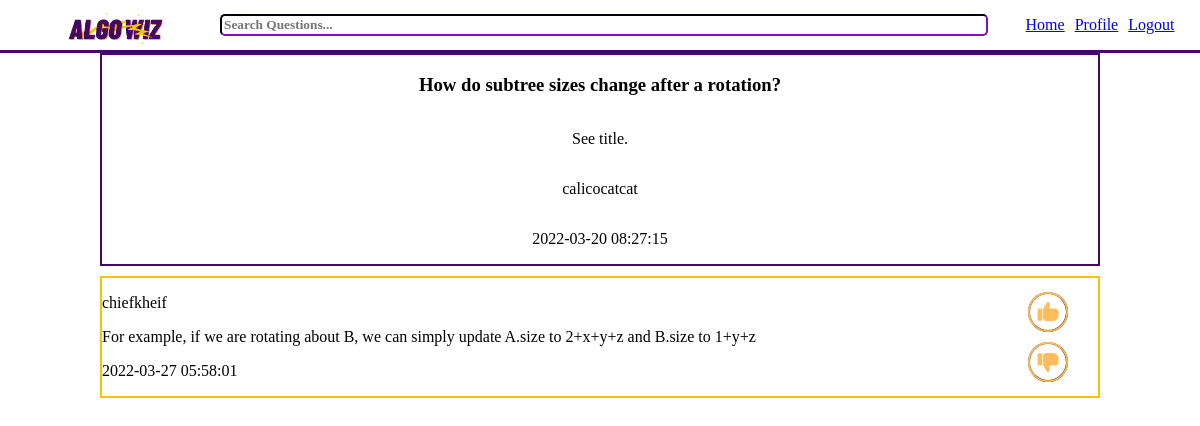
The page /frontend_work/return_question_page.php?question_id_num=15&username=princes9&visit_username=calicocatcat (signed in) on the database its author committed.
### tables this page shows
Create table Questions(
    question_id integer primary key auto_increment,
    topic_id integer not null,
    user_id integer not null,
    title varchar(500) not null,
    q_text varchar(2000) not null,
    q_time datetime not null,
    resolved boolean not null,
    
    foreign key (topic_id) references Topic(topic_id),
    foreign key (user_id) references UsersLogin(user_id)
);

Create table UsersLogin(
    user_id integer primary key auto_increment,
    username varchar(20) unique not null,
    pw varchar(24) not null
);

create table Answers(
    answer_id integer primary key auto_increment,
    user_id integer not null,
    question_id integer not null,
    thumbs_up integer not null,
    thumbs_down integer not null,
    best_answer boolean not null,
    a_text varchar(2000) not null,
    a_time datetime not null,
    
    foreign key (user_id) references UsersLogin(user_id),
    foreign key (question_id) references Questions(question_id)
);

### frontend_work/return_question_page.php (the view, shortened to what this page needs)
<?php
    include_once "../backend_work/connect_server.php";
?>
<!doctype html>
<html>
    <head>
        <link rel="stylesheet" href="../css/styles.css"/>
        <link rel="stylesheet" href="../css/nav_styles.css"/>
        <link rel="stylesheet" href="../css/return_question_styles.css"/>
    </head>
    <body>
        <header>
            <aside id="logo-container">
            <img id="logo" src="../assets/algo-wiz-logo.png"/>
            </aside>
            <form action="../backend_work/search_results.php" method = $_POST>
                <input type="text" name="search_query" value="" placeholder="Search Questions..."><br>
            </form>
            <nav>
                <?php
                    $username = $_GET["username"];
                    $lp_var = "landing_page.php?username=$username";
                    $pp_var = "user_profile.php?username=$username";
                    echo "<p><a href=$lp_var>Home</a></p>";
                    echo "<p><a href=$pp_var>Profile</a></p>";
                    echo "<p><a href='../index.php'>Logout</a></p>";
                ?>
            </nav>
        </header>
        <main>
            <section id="question-area">
                <?php
                    $question_id = $_GET['question_id_num'];
                    $sql = "
                        select username
                        from Questions join UsersLogin on UsersLogin.user_id = Questions.user_id
                        where Questions.question_id = $question_id;
                    ";
                    $result = mysqli_query($conn, $sql);
                    $row = mysqli_fetch_assoc($result);
                    $username_ask = $row["username"];
                    if ($stmt = $conn->prepare("SELECT title, q_text, q_time from Questions where Questions.question_id=?")) {
                        $stmt->bind_param("i", $question_id);
                        $stmt->execute();
                        $stmt->bind_result($title, $q_text, $q_time);
                        while($stmt->fetch())
                        {
                            echo "<h3>$title</h3>";
                            echo "<p>$q_text</p>";
                            echo "<p>$username_ask</p>";
                            echo "<p>$q_time</p>";
                        }
                    }
                ?>
            </section>
            <section id="answer-area">
                <?php
                    if ($stmt = $conn->prepare("SELECT a_text, username,a_time from Questions join Answers on (Questions.question_id = Answers.question_id) join UsersLogin on (Answers.user_id = UsersLogin.user_id) where Questions.question_id=?")) {
                        $stmt->bind_param("i", $question_id);
                        $stmt->execute();
                        $stmt->bind_result($a_text, $username, $a_time);
                        while($stmt->fetch())
                        {
                            echo "
                            <section class='answer'>
                                <div class='text-area'>
                                    <p>$username</p>
                                    <p>$a_text</p>
                                    <p>$a_time</p>
                                </div>
                                <form class='bt-area' method='GET' action='../backend_work/update_like_dislike.php'>
                                    <button id='bt-like' class='reaction-button' name='bt' value ='like'><img class='reaction-image' src='../assets/like_button.png'/></button>
                                    <button id='bt-dislike' class='reaction-button' name='bt' value = 'dislike'><img class='reaction-image' src='../assets/dislike_button.png'/></button>
                                </form>
                            </section>
                            ";
                        }
                    }
                ?>
            </section>
        </main>
    </body>
</html>

### css/styles.css (style rules this page uses)
html { width: 100%; height: 100%; font-family: Verdana; margin: 0px; padding: 0px; }
html > * { animation-name: appear; animation-timing-function: ease; animation-duration: 2s; }
body { width: 100%; height: 100%; padding: 0px; margin: 0px; }
#logo { width: 300px; height: 300px; }

### css/nav_styles.css (style rules this page uses)
nav { display: flex; flex-direction: row; height: min-content; gap: 10px; margin-right: 10px; }
header { background-color: white; display: grid; grid-template-areas: "logo search-bar nav"; grid-template-columns: 1fr 4fr 1fr; border-bottom: 3px solid #440A5F; align-items: center; gap: 30px; }
#logo-container { grid-area: logo; display: flex; flex-direction: row; justify-content: center; }
#logo { margin-left: 10px; height: 100px; width: 100px; margin-top: -25px; margin-bottom: -30px; margin-right: -30px; }
input { width: 100%; border-color: #440A5F; border-radius: 5px; font-family: inherit; font-weight: bold; }
nav { grid-area: nav; display: flex; flex-direction: row; justify-content: center; }

### css/return_question_styles.css (style rules this page uses)
:root { --image-size: 40px; }
main { display: flex; flex-direction: column; gap: 10px; }
#question-area { display: flex; flex-direction: column; justify-content: center; align-items: center; border: 2px solid #440A5F; margin-left: 100px; margin-right: 100px; }
#answer-area { display: flex; flex-direction: column; margin-left: 100px; margin-right: 100px; }
.answer { display: grid; grid-template-areas: "text buttons"; grid-template-columns: 9fr 1fr; border: 2px solid #FBC200; }
.text-area { grid-area: text; }
.bt-area { grid-area: buttons; display: flex; flex-direction: column; justify-content: center; align-items: center; gap: 10px; }
.reaction-button { display: flex; flex-direction: row; justify-content: center; align-items: center; width: var(--image-size); height: var(--image-size); border-radius: 50%; background-color: white; transition-duration: 0.3s; }
.reaction-image { width: var(--image-size); height: var(--image-size); }

### rows shown on the page
questions: title "How do subtree sizes change after a rotation?", q_text "See title.", user.username "calicocatcat", q_time "2022-03-20 08:27:15"
answers: user.username "chiefkheif", a_text "For example, if we are rotating about B, we can simply update A.size to 2+x+y+z and B.size to 1+y+z", a_time "2022-03-27 05:58:01"
